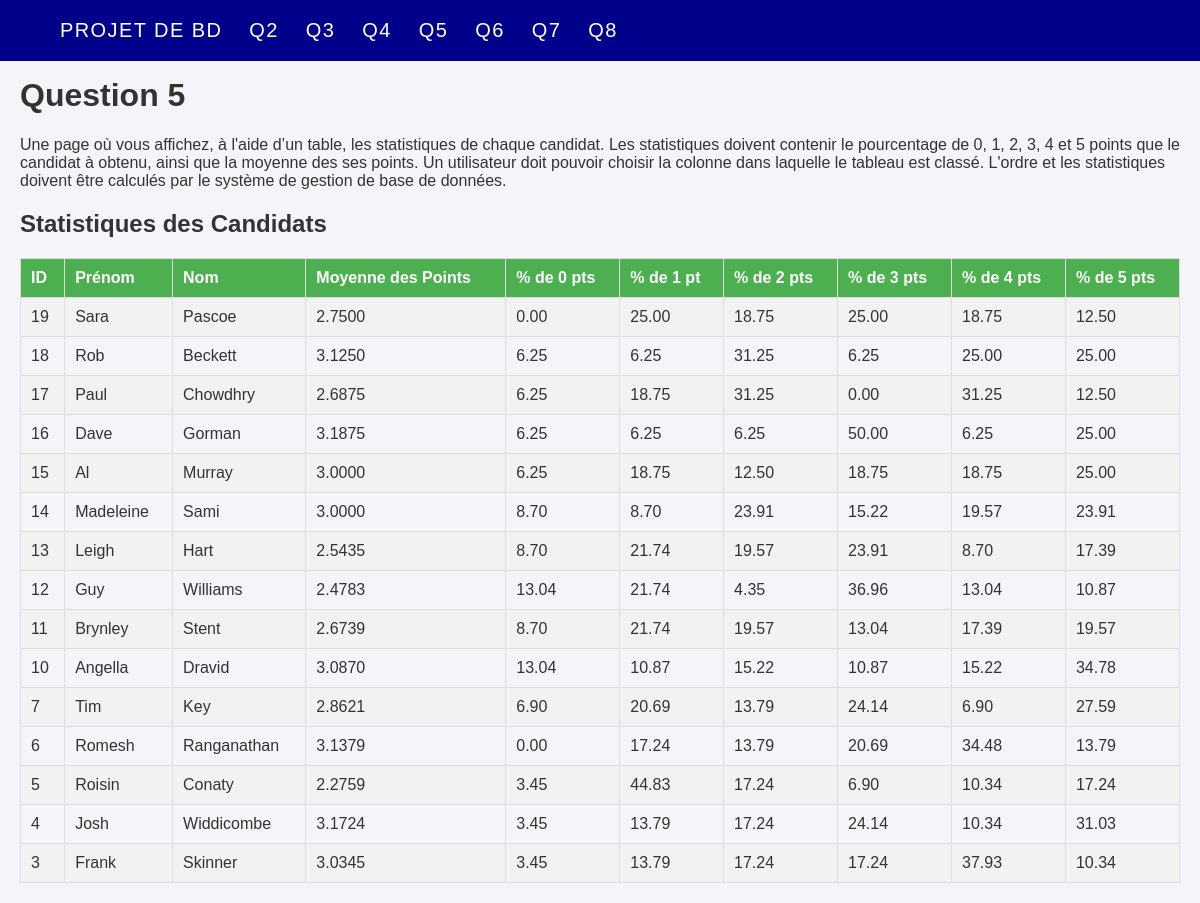
The app's page /www/public/Question5.php?order=ID&asc=DESC with its own data.
### tables this page shows
CREATE TABLE `person` (
  `ID` int(11) NOT NULL,
  `FIRSTNAME` varchar(9) NOT NULL,
  `LASTNAME` varchar(11) NOT NULL
);

### www/public/Question5.php (the view, shortened to what this page needs)
<!DOCTYPE html>
<html>
    <head>
        <?php
        include 'index.php';
        global $db ;
        ?>
    </head>
    <body>
        <h1> Question 5 </h1>
        <p> Une page où vous affichez, à l'aide d’un table, les statistiques de chaque candidat. Les statistiques doivent contenir le pourcentage de 0, 1,
2, 3, 4 et 5 points que le candidat à obtenu, ainsi que la moyenne des ses points. Un utilisateur doit pouvoir choisir la colonne dans laquelle
le tableau est classé. L'ordre et les statistiques doivent être calculés par le système de gestion de base de données.</p>
        <section>
            <?php
function fetchCandidateStats($db, $order = 'ID', $asc = 'ASC') {
    $validOrders = ['ID', 'FIRSTNAME', 'LASTNAME', 'average_points', 'percent_0', 'percent_1', 'percent_2', 'percent_3', 'percent_4', 'percent_5'];
    $order = in_array($order, $validOrders) ? $order : 'ID';
    $asc = $asc === 'ASC' ? 'ASC' : 'DESC';
    $sql = "SELECT
                p.ID,
                p.FIRSTNAME,
                p.LASTNAME,
                AVG(pts.POINTS) AS average_points,
                ROUND(SUM(CASE WHEN pts.POINTS = 0 THEN 1 ELSE 0 END) / COUNT(pts.POINTS) * 100, 2) AS percent_0,
                ROUND(SUM(CASE WHEN pts.POINTS = 1 THEN 1 ELSE 0 END) / COUNT(pts.POINTS) * 100, 2) AS percent_1,
                ROUND(SUM(CASE WHEN pts.POINTS = 2 THEN 1 ELSE 0 END) / COUNT(pts.POINTS) * 100, 2) AS percent_2,
                ROUND(SUM(CASE WHEN pts.POINTS = 3 THEN 1 ELSE 0 END) / COUNT(pts.POINTS) * 100, 2) AS percent_3,
                ROUND(SUM(CASE WHEN pts.POINTS = 4 THEN 1 ELSE 0 END) / COUNT(pts.POINTS) * 100, 2) AS percent_4,
                ROUND(SUM(CASE WHEN pts.POINTS = 5 THEN 1 ELSE 0 END) / COUNT(pts.POINTS) * 100, 2) AS percent_5
            FROM person p
            JOIN points pts ON p.ID = pts.CANDIDATE_ID
            GROUP BY p.ID
            ORDER BY $order $asc";
    $stmt = $db->prepare($sql);
    $stmt->execute();
    return $stmt->fetchAll(PDO::FETCH_ASSOC);
}
$order = $_GET['order'] ?? 'ID';
$asc = $_GET['asc'] ?? 'ASC';
$candidates = fetchCandidateStats($db, $order, $asc);
?>
<!DOCTYPE html>
<html lang="fr">
<head>
</head>
<body>
    <h1>Statistiques des Candidats</h1>
    <table>
        <tr>
            <?php
            $headers = ['ID' => 'ID', 'FIRSTNAME' => 'Prénom', 'LASTNAME' => 'Nom', 'average_points' => 'Moyenne des Points', 'percent_0' => '% de 0 pts', 'percent_1' => '% de 1 pt', 'percent_2' => '% de 2 pts', 'percent_3' => '% de 3 pts', 'percent_4' => '% de 4 pts', 'percent_5' => '% de 5 pts'];
            foreach ($headers as $key => $value) {
                $newAsc = ($order == $key && $asc == 'ASC') ? 'DESC' : 'ASC';
                echo "<th><a href='?order=$key&asc=$newAsc'>$value</a></th>";
            }
            ?>
        </tr>
        <?php foreach ($candidates as $candidate): ?>
        <tr>
            <?php
            foreach ($headers as $key => $value) {
                echo "<td>{$candidate[$key]}</td>";
            }
            ?>
        </tr>
        <?php endforeach; ?>
    </table>
</body>
</html>

### www/public/Question5.php (style rules this page uses)
body { font-family: Arial, sans-serif; margin: 20px; background-color: #f4f4f9; color: #333; }
table { width: 100%; border-collapse: collapse; margin-top: 20px; }
th, td { padding: 10px; border: 1px solid #ddd; text-align: left; }
th { background-color: #4CAF50; color: white; cursor: pointer; }
tr:nth-child(even) { background-color: #f2f2f2; }
a { color: white; text-decoration: none; }

### records on screen
person: ID "19", FIRSTNAME "Sara", LASTNAME "Pascoe", key "2.7500", key "0.00", key "25.00", key "18.75", key "12.50"
person: ID "18", FIRSTNAME "Rob", LASTNAME "Beckett", key "3.1250", key "6.25", key "31.25", key "25.00"
person: ID "17", FIRSTNAME "Paul", LASTNAME "Chowdhry", key "2.6875", key "6.25", key "18.75", key "31.25", key "0.00", key "12.50"
person: ID "16", FIRSTNAME "Dave", LASTNAME "Gorman", key "3.1875", key "6.25", key "50.00", key "25.00"
person: ID "15", FIRSTNAME "Al", LASTNAME "Murray", key "3.0000", key "6.25", key "18.75", key "12.50", key "25.00"
person: ID "14", FIRSTNAME "Madeleine", LASTNAME "Sami", key "3.0000", key "8.70", key "23.91", key "15.22", key "19.57"
person: ID "13", FIRSTNAME "Leigh", LASTNAME "Hart", key "2.5435", key "8.70", key "21.74", key "19.57", key "23.91", key "17.39"
person: ID "12", FIRSTNAME "Guy", LASTNAME "Williams", key "2.4783", key "13.04", key "21.74", key "4.35", key "36.96", key "10.87"
person: ID "11", FIRSTNAME "Brynley", LASTNAME "Stent", key "2.6739", key "8.70", key "21.74", key "19.57", key "13.04", key "17.39"
person: ID "10", FIRSTNAME "Angella", LASTNAME "Dravid", key "3.0870", key "13.04", key "10.87", key "15.22", key "34.78"
person: ID "7", FIRSTNAME "Tim", LASTNAME "Key", key "2.8621", key "6.90", key "20.69", key "13.79", key "24.14", key "27.59"
person: ID "6", FIRSTNAME "Romesh", LASTNAME "Ranganathan", key "3.1379", key "0.00", key "17.24", key "13.79", key "20.69", key "34.48"
person: ID "5", FIRSTNAME "Roisin", LASTNAME "Conaty", key "2.2759", key "3.45", key "44.83", key "17.24", key "6.90", key "10.34"
person: ID "4", FIRSTNAME "Josh", LASTNAME "Widdicombe", key "3.1724", key "3.45", key "13.79", key "17.24", key "24.14", key "10.34", key "31.03"
person: ID "3", FIRSTNAME "Frank", LASTNAME "Skinner", key "3.0345", key "3.45", key "13.79", key "17.24", key "37.93", key "10.34"

### other values on screen
$value "ID"
$value "Prénom"
$value "Nom"
$value "Moyenne des Points"
$value "% de 0 pts"
$value "% de 1 pt"
$value "% de 2 pts"
$value "% de 3 pts"
$value "% de 4 pts"
$value "% de 5 pts"
